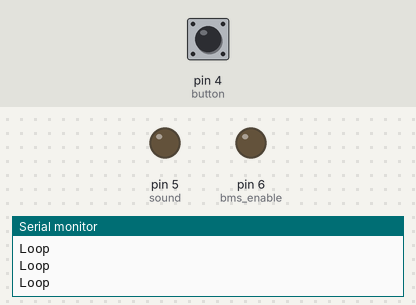
The sketch below on a simulated Arduino Uno, built with avr-gcc and run on an emulated ATmega328P. On the bench: output pins drawn as LEDs (lit = HIGH), the last lines printed to the serial monitor. Inputs (shaded band) come from the test bench; at power-on: pin 4 (button) HIGH.

Above: at 1.2 s.
1.3 s: pin 4 (button) pulled LOW for 3.2 s
At 1.9 s:
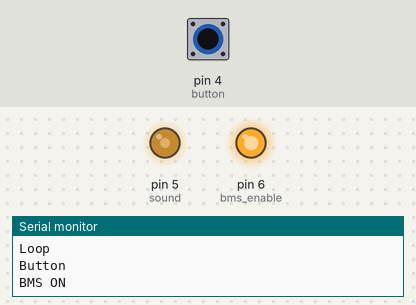
6.0 s: pin 4 (button) pulled LOW for 1 s
At 9.8 s:
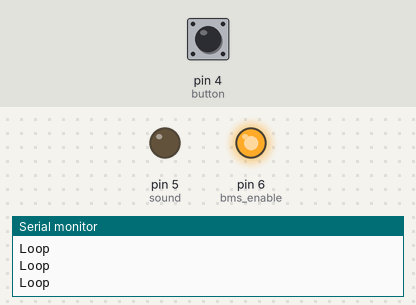
10.0 s: pin 4 (button) pulled LOW for 0.15 s
At 10.9 s:
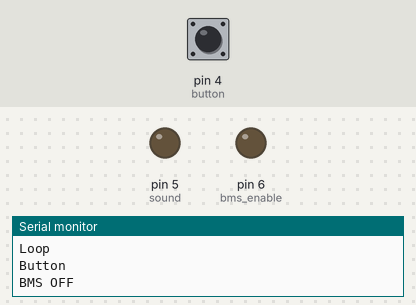
Timing chart, 0 to 13.0 s (numbered marks = the images above; inputs shaded):
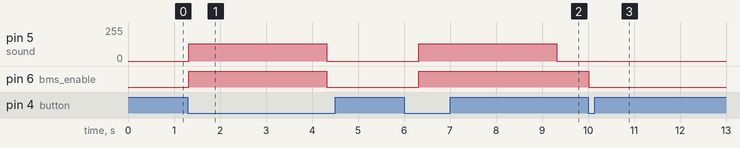

Measured:
- after the input at 1.3 s, pin 5 (sound): 0/255 → 128/255 at once, → 0/255 3.0 s later; pin 6 (bms_enable): LOW → HIGH at once, → LOW 3.0 s later
- after the input at 6.0 s, pin 5 (sound): 0/255 → 128/255 after 0.32 s, → 0/255 3.0 s later; pin 6 (bms_enable): LOW → HIGH after 0.32 s
- after the input at 10.0 s, pin 6 (bms_enable): HIGH → LOW at once

The sketch:

RTDS-ON_OFF.ino
```cpp
const int button = 4;
const int sound = 5;
const int bms_enable = 6;
int bms_status = false;

void setup() {
  pinMode(button, INPUT);
  pinMode(sound, OUTPUT);
  pinMode(bms_enable, OUTPUT);

  Serial.begin(9600);
}

void loop() {
  Serial.println("Loop");
  if (digitalRead(button) == LOW) {
    Serial.println("Button");
    if (bms_status) {
      Serial.println("BMS OFF");
      digitalWrite(bms_enable, LOW);
      bms_status = false;
      delay(2000);
    } else if (!bms_status) {
      bms_status = true;
      Serial.println("BMS ON");
      digitalWrite(bms_enable, HIGH);
      analogWrite(sound, 128);
      delay(3000);
      analogWrite(sound, 0);
    }
  }
}
```
